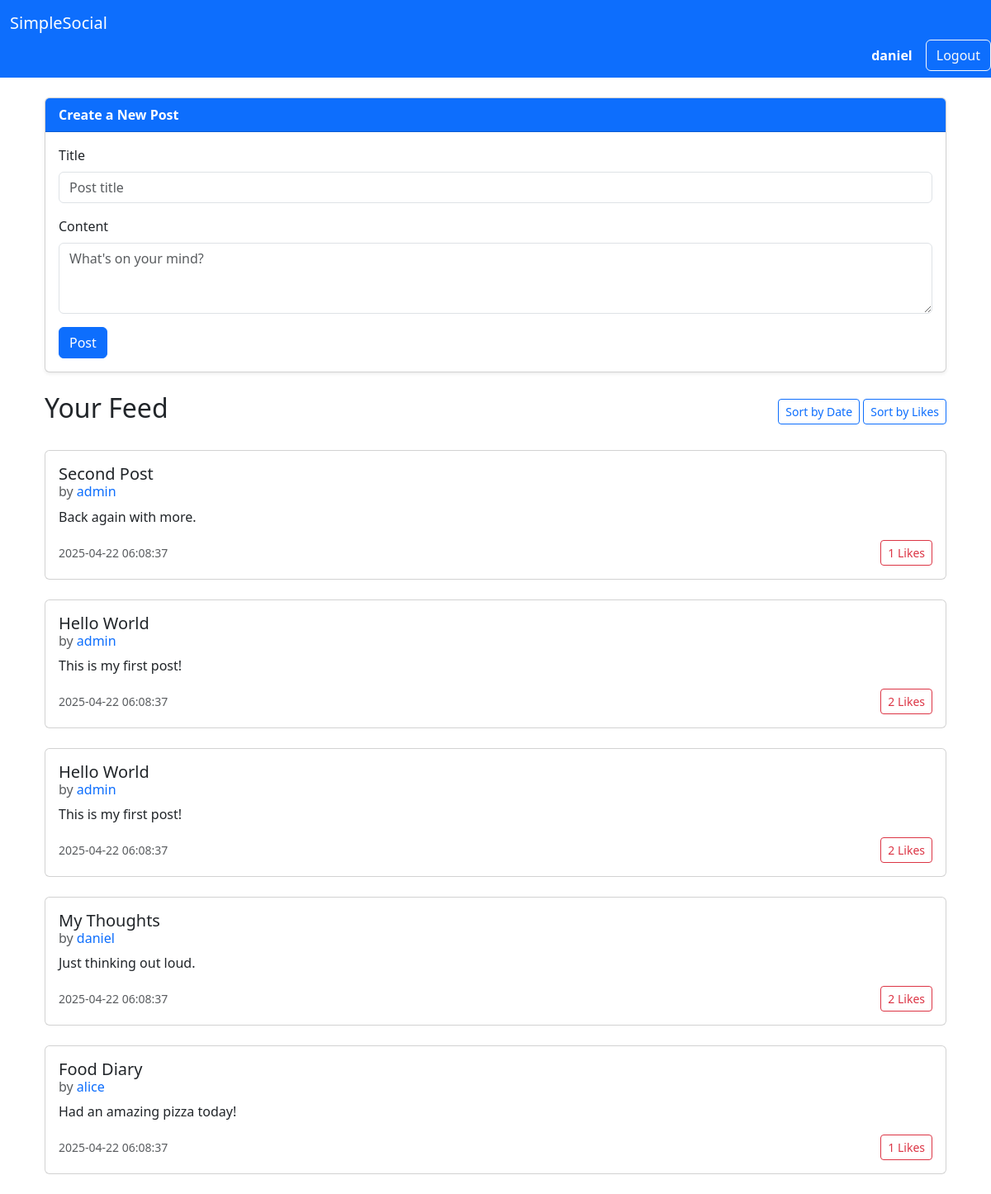
Page /feed (signed in) on the earlier database version.
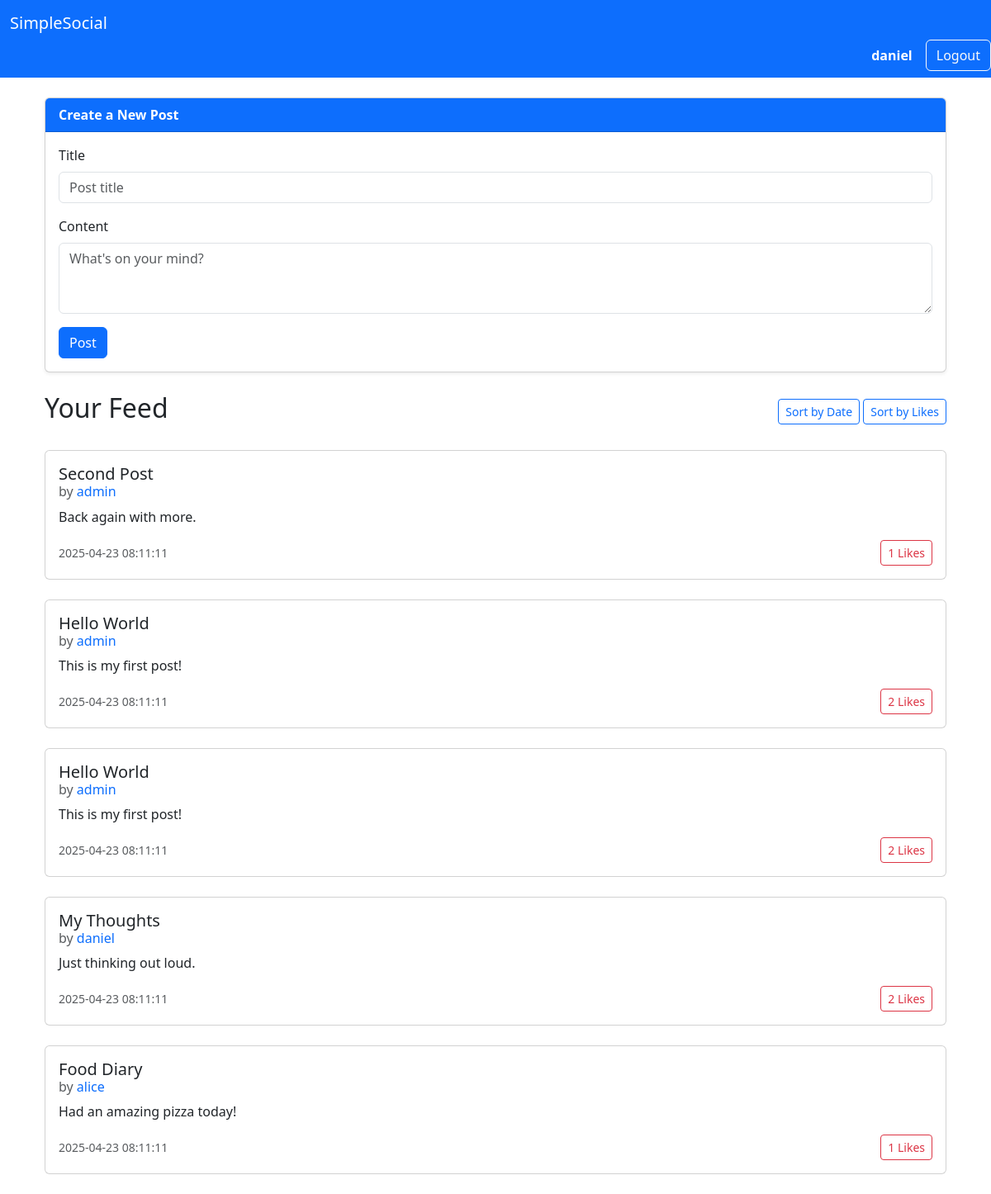
Same page on the later database version.
### tables this page shows
CREATE TABLE users (
    user_id INTEGER PRIMARY KEY,
    username VARCHAR(15) UNIQUE NOT NULL,
    password VARCHAR(255) NOT NULL,
    email VARCHAR(50) UNIQUE NOT NULL,
    role TEXT NOT NULL CHECK(role IN ('admin', 'user')),
    date TIMESTAMP DEFAULT CURRENT_TIMESTAMP
);

CREATE TABLE posts (
    post_id INTEGER PRIMARY KEY,
    user_id INTEGER NOT NULL,
    title TEXT NOT NULL,
    content TEXT NOT NULL,
    date TIMESTAMP DEFAULT CURRENT_TIMESTAMP,
    FOREIGN KEY (user_id) REFERENCES users (user_id)
);

CREATE TABLE comments (
    comment_id INTEGER PRIMARY KEY,
    post_id INTEGER NOT NULL,
    user_id INTEGER NOT NULL,
    content TEXT NOT NULL,
    date TIMESTAMP DEFAULT CURRENT_TIMESTAMP,
    FOREIGN KEY (post_id) REFERENCES posts (post_id),
    FOREIGN KEY (user_id) REFERENCES users (user_id)
);

### app.py (the view)
@app.route("/feed")
def feed():
    db = get_db()
    username = session.get("username")
    posts = select_posts(db, username)
    return render_template('feed.html', posts=posts)

### app.py (called while the page is built)
def get_db():
    if not hasattr(g, "_database"):
        print("Creating new database connection")
        g._database = create_connection(database)
    return g._database

@app.teardown_appcontext
def teardown_db(error):
    db = getattr(g, '_database', None)
    if db is not None:
        print("Closing database connection")
        db.close()

### setup_db.py (called while the page is built)
def create_connection(db_file):
    conn = None
    try:
        conn = sqlite3.connect(db_file)
        return conn
    except Error as e:
        print(f"Error: {e}")
    return conn

### templates/feed.html (shortened to what this page needs)
{% extends "base.html" %}
{% block content %}
<div class="container">
    <div class="card mb-4 shadow-sm">
        <div class="card-header bg-primary text-white">
            <strong>Create a New Post</strong>
        </div>
        <div class="card-body">
            <form method="POST" action="{{ url_for('create_post') }}">
                <div class="mb-3">
                    <label for="title" class="form-label">Title</label>
                    <input type="text" name="title" id="title" class="form-control" placeholder="Post title" required>
                </div>
                <div class="mb-3">
                    <label for="content" class="form-label">Content</label>
                    <textarea name="content" id="content" class="form-control" rows="3" placeholder="What's on your mind?" required></textarea>
                </div>
                <button type="submit" class="btn btn-primary">Post</button>
            </form>
        </div>
    </div>
    <div class="d-flex justify-content-between align-items-center mb-4">
        <h2>Your Feed</h2>
        <div>
            <form method="GET" class="d-inline">
                <button type="submit" class="btn btn-outline-primary btn-sm">Sort by Date</button>
            </form>
            <form method="GET" class="d-inline">
                <button type="submit" class="btn btn-outline-primary btn-sm">Sort by Likes</button>
            </form>
        </div>
    </div>
    {% for post in posts %}
    <div class="card mb-4">
        <div class="card-body">
            <h5 class="card-title mb-1"><a href="{{ url_for('post', post_id=post.post_id) }}" class="text-decoration-none text-dark">
                {{ post.title }}</a>
            </h5>
            <h6 class="card-subtitle text-muted mb-2">
                by
                <a href="{{ url_for('profile', username=post.post_author) }}" class="text-decoration-none">
                    {{ post.post_author }}
                </a>
            </h6>
            <p class="card-text">{{ post.content }}</p>
            <div class="d-flex justify-content-between align-items-center">
                <small class="text-muted">{{ post.post_date }}</small>
                <form method="POST" action="{{ url_for('like_post', post_id=post.post_id) }}">
                    <button type="submit" class="btn btn-sm btn-outline-danger">
                        {{ post.like_count }} Likes
                    </button>
                </form>
            </div>
        </div>
    </div>
    {% else %}
    <p class="text-muted">No posts.</p>
    {% endfor %}
</div>
{% endblock %}

### templates/base.html (shortened to what this page needs)
<!DOCTYPE html>
<html lang="en">
<head>
    <link href="https://cdn.jsdelivr.net/npm/bootstrap@5.3.3/dist/css/bootstrap.min.css" rel="stylesheet">
</head>
<body>
    <nav class="navbar navbar-dark bg-primary mb-4">
        <div class="container-fluid">
            <a class="navbar-brand" href="{{ url_for('index') }}">SimpleSocial</a>
        </div>
        {% if session.get('username') %}
            <div class="d-flex align-items-center ms-auto">
                <a href="{{ url_for('profile', username=session.get('username')) }}" class="me-3 text-white text-decoration-none fw-semibold">
                    {{ session.get('username') }}
                </a>
                <form method="POST" action="{{ url_for('logout') }}">
                    <button type="submit" class="btn btn-outline-light">Logout</button>
                </form>
            </div>
        {% endif %}
    </nav>
    <div class="container">
        {% block content %}
        {% endblock %}
    </div>
</body>
</html>

Differences in the rows shown:
changed posts "Second Post": post_date "2025-04-22 06:08:37" → "2025-04-23 08:11:11"
changed comments (number 1 of 4 on the later page): post_date "2025-04-22 06:08:37" → "2025-04-23 08:11:11"
changed comments id 2: post_date "2025-04-22 06:08:37" → "2025-04-23 08:11:11"
changed comments "My Thoughts": post_date "2025-04-22 06:08:37" → "2025-04-23 08:11:11"
changed comments "Food Diary": post_date "2025-04-22 06:08:37" → "2025-04-23 08:11:11"
